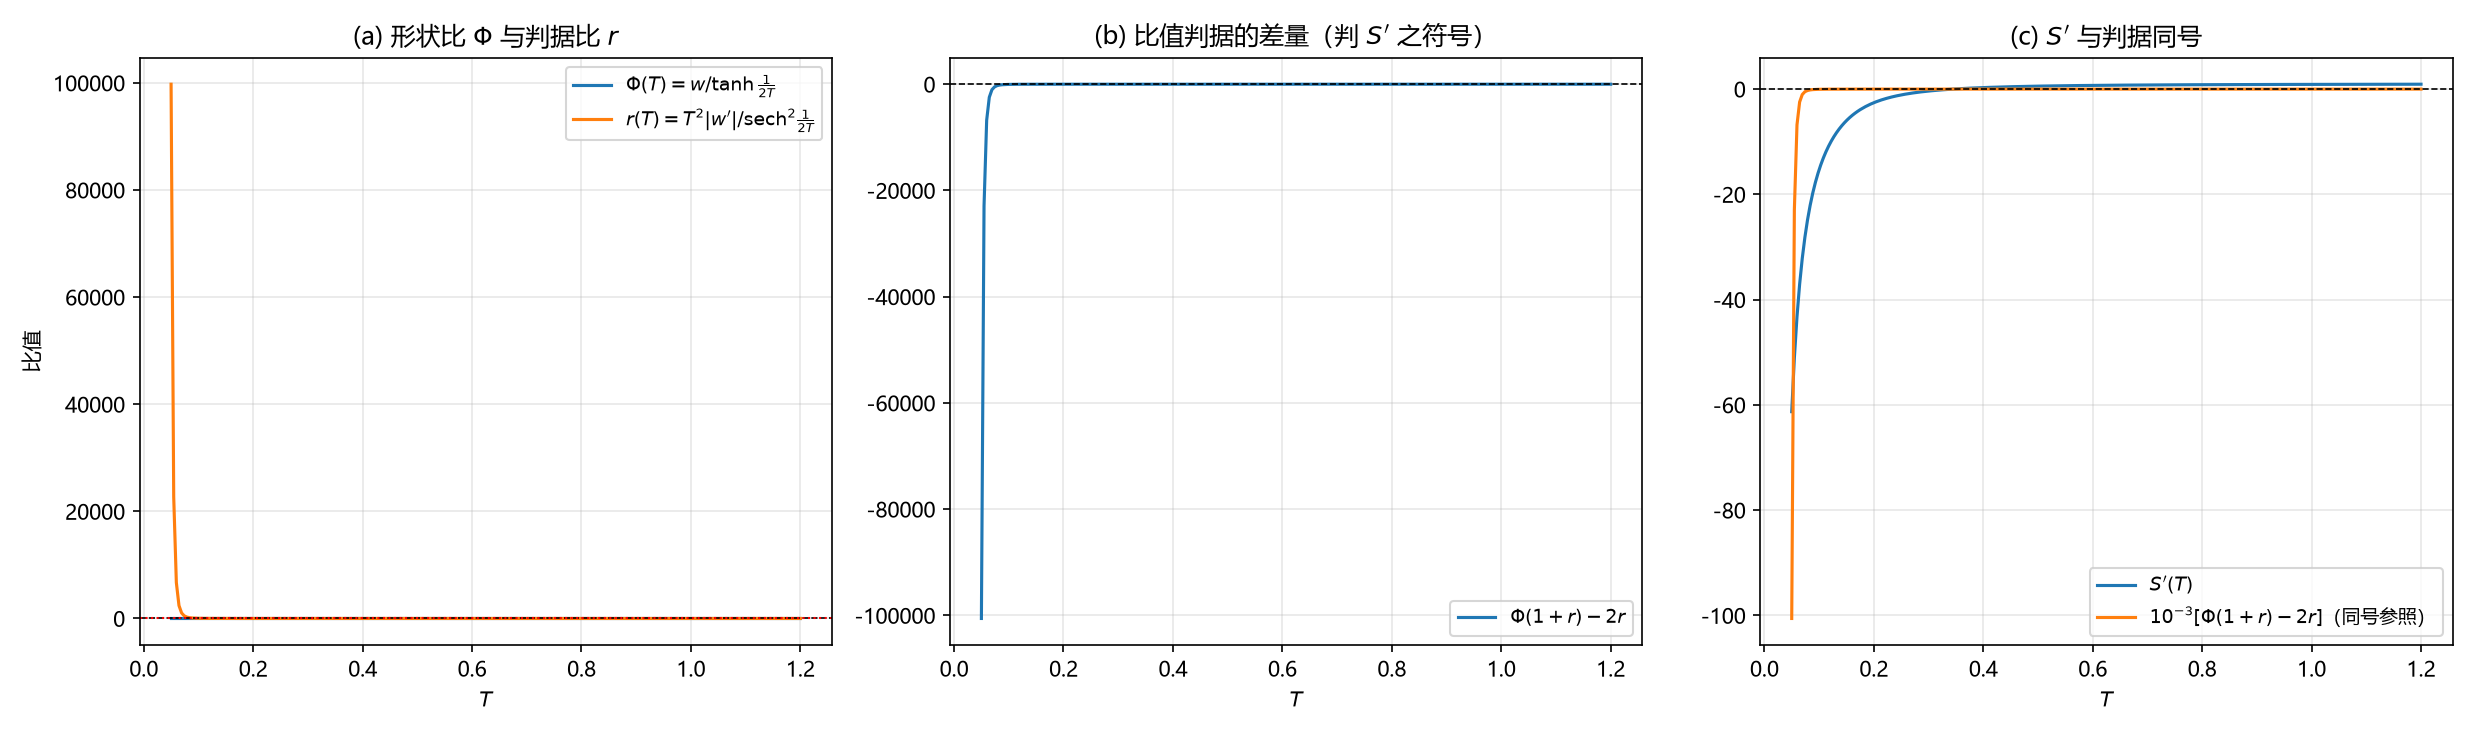

Python code for this plot:
# -*- coding: utf-8 -*-
"""
环 15 · 第 200 轮旁证：形状比 Phi 与判据比 r —— S' 符号的比值判据
链内命题（Spec v27）：
  Phi(T) = w(T)/tanh(1/(2T)),   r(T) = T^2 |w'(T)| / sech^2(1/(2T))
  S'(T) < 0  <=>  Phi(1+r) < 2 r
  w w'' - (w')^2 = tanh(1/(2T)) sech^2(1/(2T)) [Phi(1+r) - 2r] / T^3   （链内恒等式）
  1 <= r  =>  S' < 0          （r>=1 即 w''<=0 段）
本脚本只做"理论行为的显影"：核对恒等式残差、核对比值判据与数值 S' 同号、
检查 r 的实测值域，不反写任何输入。
"""
import json
import os

import numpy as np
import matplotlib
matplotlib.use("Agg")
import matplotlib.pyplot as plt

matplotlib.rcParams["font.sans-serif"] = ["Microsoft YaHei"]
matplotlib.rcParams["axes.unicode_minus"] = False

Tc = 0.3
T_break = 0.7304390
U = np.linspace(0.0, 1.0, 8001)


def sech2(x):
    return 1.0 / np.cosh(x) ** 2


def w_(T):
    return 2.0 * np.trapezoid(U * np.tanh(U / (2.0 * T)), U)


def wp_(T):
    return -(1.0 / T ** 2) * np.trapezoid(U ** 2 * sech2(U / (2.0 * T)), U)


def wpp_alt(T):
    return wp_(T) / T + sech2(1.0 / (2.0 * T)) / T ** 3


def phi_(T):
    return w_(T) / np.tanh(1.0 / (2.0 * T))


def ratio_(T):
    return T ** 2 * abs(wp_(T)) / sech2(1.0 / (2.0 * T))


def shape_(T):
    return w_(T) / abs(wp_(T))


def shape_deriv(T):
    w, w1, w2 = w_(T), wp_(T), wpp_alt(T)
    return (w * w2 - w1 ** 2) / w1 ** 2


def ratio_crit(T):
    ph, r = phi_(T), ratio_(T)
    return ph * (1.0 + r) - 2.0 * r


Ts = np.linspace(0.05, 1.2, 240)

rows = []
for T in Ts:
    w, w1, w2 = w_(T), wp_(T), wpp_alt(T)
    h = np.tanh(1.0 / (2.0 * T))
    S = sech2(1.0 / (2.0 * T))
    lhs = w * w2 - w1 ** 2
    rhs = h * S * ratio_crit(T) / T ** 3
    rows.append(
        dict(T=float(T), phi=float(phi_(T)), r=float(ratio_(T)), crit=float(ratio_crit(T)),
             Sp=float(shape_deriv(T)), lhs=float(lhs), rhs=float(rhs),
             wpp=float(w2))
    )

phys = [q for q in rows if Tc - 1e-9 <= q["T"] <= T_break + 1e-9]

# 恒等式残差（相对）
scale = max(abs(q["lhs"]) for q in rows) or 1.0
id_err = max(abs(q["lhs"] - q["rhs"]) for q in rows) / scale

# 比值判据与 S' 同号核对（排除 |S'| 极小的极小点邻域）
sign_mismatch = [
    1 for q in rows
    if abs(q["Sp"]) > 1e-6 and np.sign(q["Sp"]) != np.sign(q["crit"])
]

# r 值域与 1/3 下界
r_min = min(q["r"] for q in rows)
r_min_T = min(rows, key=lambda q: q["r"])["T"]
r_lower_bound = 1.0 / 3.0

# r>=1 段（w''<=0）里 S' 是否全负
seg = [q for q in rows if q["r"] >= 1.0]
seg_all_neg = all(q["Sp"] < 0 for q in seg)
seg_Tmax = max((q["T"] for q in seg), default=float("nan"))

# 极小点（S' 变号）
cross = []
prev = rows[0]
for q in rows[1:]:
    if np.sign(q["Sp"]) != np.sign(prev["Sp"]):
        cross.append([round(prev["T"], 6), round(q["T"], 6)])
    prev = q

pairs = [(q["T"], q["phi"], q["r"], q["crit"], q["Sp"]) for q in phys]
T_at_Tc = min(rows, key=lambda q: abs(q["T"] - Tc))
T_at_B = min(rows, key=lambda q: abs(q["T"] - T_break))

out = dict(
    identity_rel_err_max=float(id_err),
    sign_mismatch_count=len(sign_mismatch),
    phi_at_Tc=round(T_at_Tc["phi"], 6),
    ratio_at_Tc=round(T_at_Tc["r"], 6),
    crit_at_Tc=round(T_at_Tc["crit"], 6),
    Sp_at_Tc=round(T_at_Tc["Sp"], 6),
    phi_at_Tbreak=round(T_at_B["phi"], 6),
    ratio_at_Tbreak=round(T_at_B["r"], 6),
    crit_at_Tbreak=round(T_at_B["crit"], 6),
    Sp_at_Tbreak=round(T_at_B["Sp"], 6),
    r_min=round(r_min, 6),
    r_min_T=round(r_min_T, 6),
    r_lower_bound=0.3333333,
    r_ge_one_count=len(seg),
    r_ge_one_all_Sp_neg=bool(seg_all_neg),
    r_ge_one_T_max=round(float(seg_Tmax), 6),
    Sp_sign_changes=cross,
    Sp_at_min=round(min(abs(q["Sp"]) for q in rows), 10),
)

print(json.dumps(out, ensure_ascii=False, indent=2))

fig, ax = plt.subplots(1, 3, figsize=(16.5, 4.9))

ax[0].plot([q["T"] for q in rows], [q["phi"] for q in rows], label=r"$\Phi(T)=w/\tanh\frac{1}{2T}$")
ax[0].plot([q["T"] for q in rows], [q["r"] for q in rows], label=r"$r(T)=T^2|w'|/\mathrm{sech}^2\frac{1}{2T}$")
ax[0].axhline(1.0, color="k", ls="--", lw=0.8)
ax[0].axhline(r_lower_bound, color="r", ls=":", lw=1.0)
ax[0].set_xlabel(r"$T$")
ax[0].set_ylabel("比值")
ax[0].set_title("(a) 形状比 $\\Phi$ 与判据比 $r$")
ax[0].legend(fontsize=9, loc="best")
ax[0].grid(alpha=0.3)

ax[1].plot([q["T"] for q in rows], [q["crit"] for q in rows], label=r"$\Phi(1+r)-2r$")
ax[1].axhline(0.0, color="k", ls="--", lw=0.8)
ax[1].set_xlabel(r"$T$")
ax[1].set_title("(b) 比值判据的差量（判 $S'$ 之符号）")
ax[1].legend(fontsize=9)
ax[1].grid(alpha=0.3)

ax[2].plot([q["T"] for q in rows], [q["Sp"] for q in rows], label=r"$S'(T)$")
ax[2].plot([q["T"] for q in rows], [1e-3 * q["crit"] for q in rows],
           label=r"$10^{-3}[\Phi(1+r)-2r]$（同号参照）")
ax[2].axhline(0.0, color="k", ls="--", lw=0.8)
ax[2].set_xlabel(r"$T$")
ax[2].set_title("(c) $S'$ 与判据同号")
ax[2].legend(fontsize=9)
ax[2].grid(alpha=0.3)

plt.tight_layout()
here = os.path.dirname(os.path.abspath(__file__))
plt.savefig(os.path.join(here, "环15_形状比与判据比_旁证.png"), dpi=150)
plt.close(fig)

with open(os.path.join(here, "环15_形状比与判据比_旁证.json"), "w", encoding="utf-8") as f:
    json.dump(out, f, ensure_ascii=False, indent=2)

print("saved")
